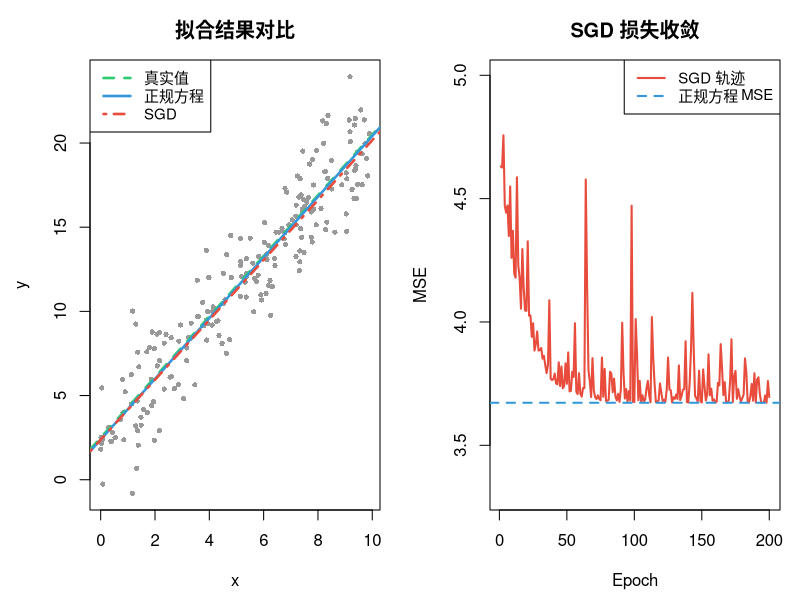
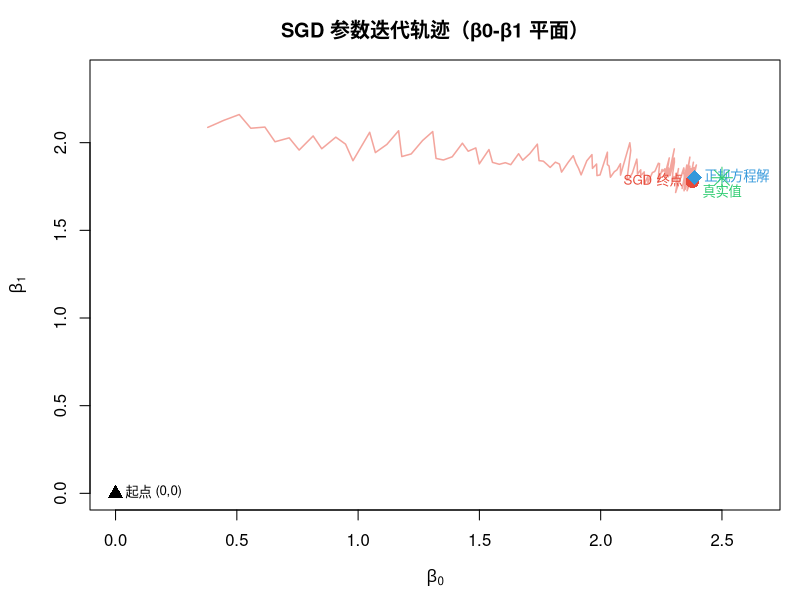
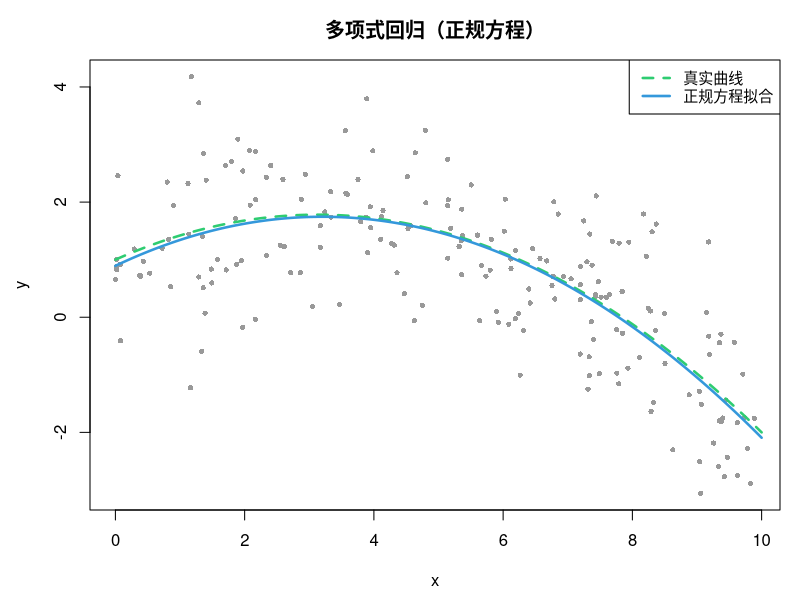
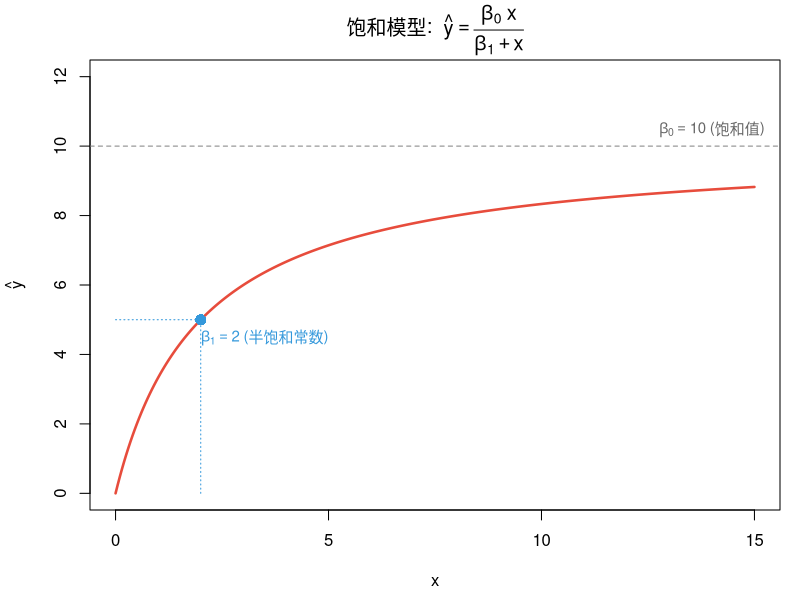
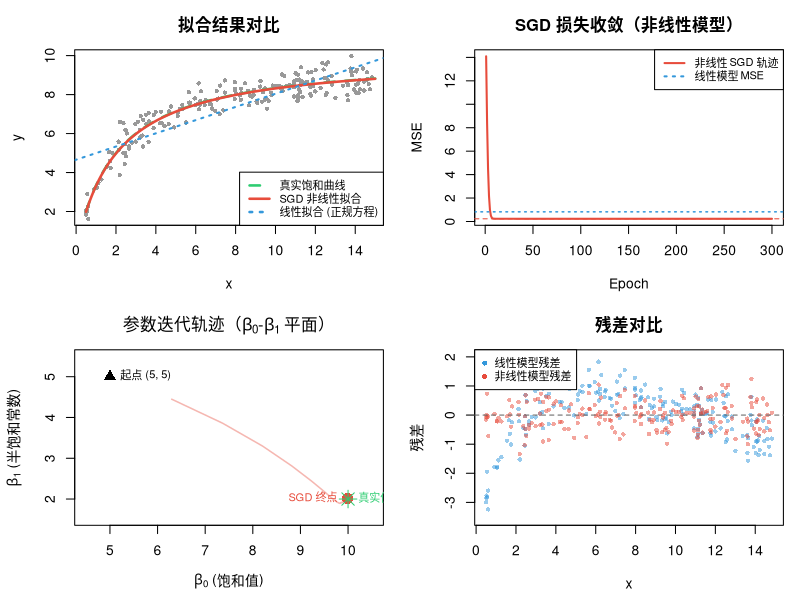
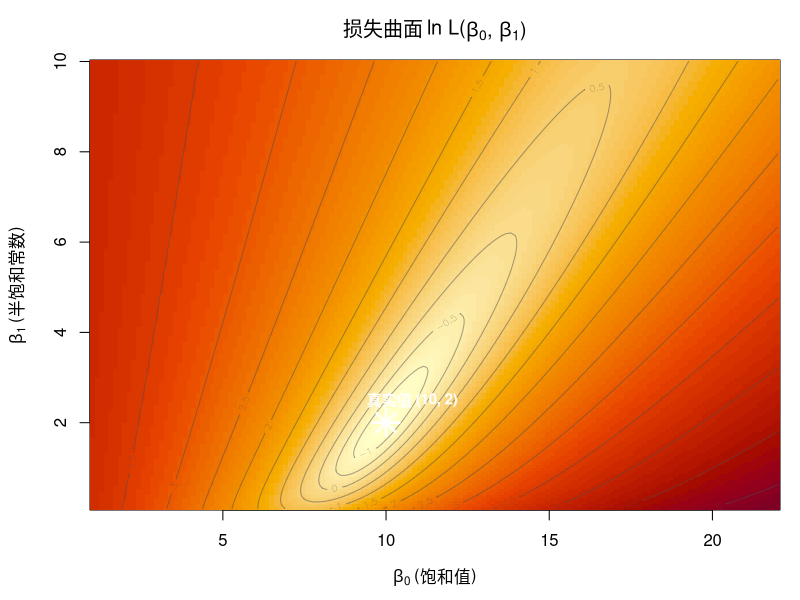
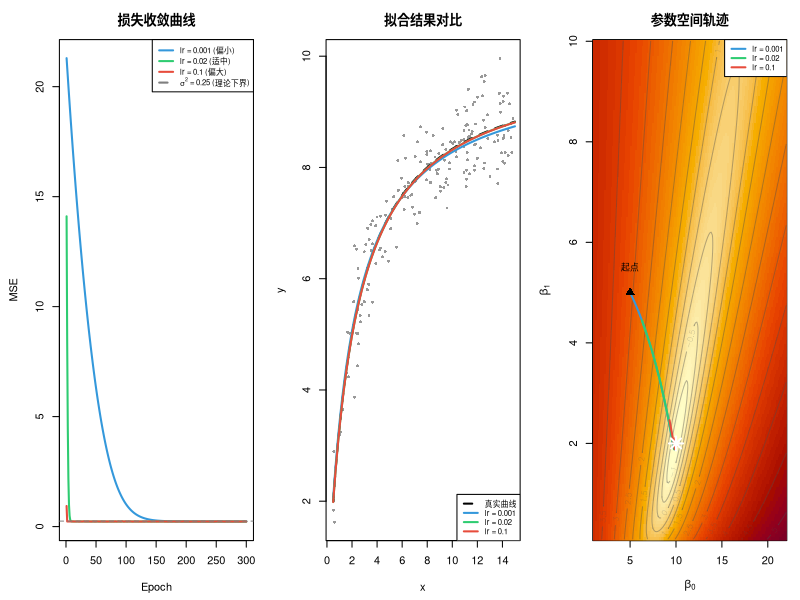
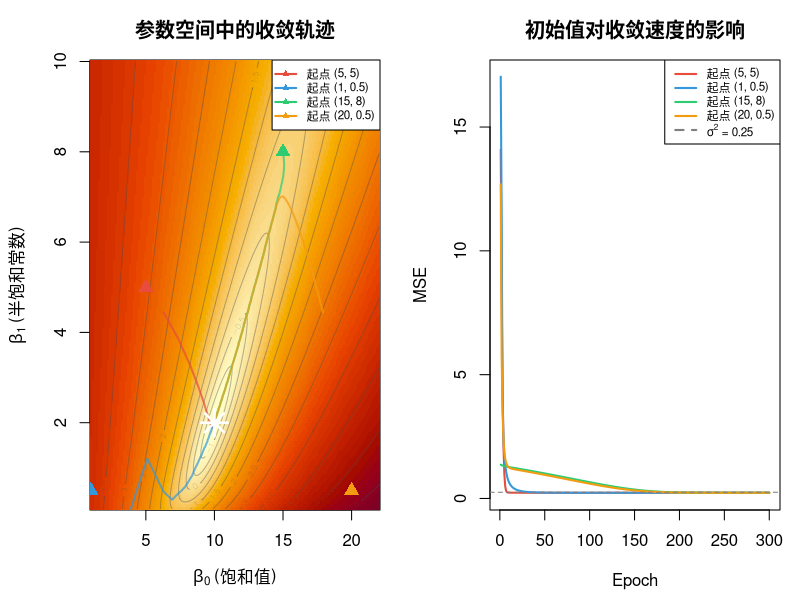

The R source for these figures, in order:
## ---- chunk 1
set.seed(42)

# ----- 生成模拟数据 -----
n <- 200
true_beta0 <- 2.5
true_beta1 <- 1.8

x <- runif(n, 0, 10)
noise <- rnorm(n, 0, 2)
y <- true_beta0 + true_beta1 * x + noise

cat("真实参数: β0 =", true_beta0, ", β1 =", true_beta1, "\n")

# ----- 构建设计矩阵 -----
X <- cbind(1, x)
cat("设计矩阵 X 的维度:", nrow(X), "×", ncol(X), "\n")
cat("  → ", nrow(X), "个方程，", ncol(X), "个未知数 → 超定方程\n\n")

# ----- 正规方程求解 -----
# β* = (X'X)^{-1} X'y

XtX <- t(X) %*% X           # X'X  (2×2)
Xty <- t(X) %*% y           # X'y  (2×1)
beta_normal <- solve(XtX) %*% Xty   # 求解

cat("=== 正规方程求解 ===\n")
cat("X'X =\n"); print(XtX)
cat("\nβ0 =", round(beta_normal[1], 4), "\n")
cat("β1 =", round(beta_normal[2], 4), "\n")

# 残差与 MSE
y_pred_normal <- X %*% beta_normal
mse_normal <- mean((y - y_pred_normal)^2)
cat("MSE =", round(mse_normal, 4), "\n")
## ---- chunk 2
residuals_normal <- y - y_pred_normal
cat("X' * r =\n")
print(round(t(X) %*% residuals_normal, 10))
cat("（应接近零向量 —— 残差垂直于列空间 ✓）\n")
## ---- chunk 3
# ----- Mini-batch SGD 求解 -----
learning_rate <- 0.005
batch_size <- 16
n_epochs <- 200

beta_sgd <- c(0, 0)
loss_history <- numeric(n_epochs)
beta_history <- matrix(NA, nrow = n_epochs, ncol = 2)

for (epoch in 1:n_epochs) {
  # 每个 epoch 打乱数据顺序
  idx <- sample(1:n)
  X_shuffled <- X[idx, ]
  y_shuffled <- y[idx]

  for (i in seq(1, n, batch_size)) {
    # 取一个 mini-batch
    batch_end <- min(i + batch_size - 1, n)
    batch_idx <- i:batch_end
    X_batch <- X_shuffled[batch_idx, , drop = FALSE]
    y_batch <- y_shuffled[batch_idx]
    m <- length(batch_idx)

    # 梯度: -2/m * X'(y - Xβ)
    residuals <- y_batch - X_batch %*% beta_sgd
    gradient <- -2 / m * t(X_batch) %*% residuals

    # 参数更新
    beta_sgd <- beta_sgd - learning_rate * gradient
  }

  # 记录每个 epoch 结束时的状态
  loss_history[epoch] <- mean((y - X %*% beta_sgd)^2)
  beta_history[epoch, ] <- beta_sgd
}

cat("=== Mini-batch SGD 求解 ===\n")
cat("学习率:", learning_rate, " 批量大小:", batch_size, " 轮数:", n_epochs, "\n")
cat("β0 =", round(beta_sgd[1], 4), "\n")
cat("β1 =", round(beta_sgd[2], 4), "\n")
cat("MSE =", round(loss_history[n_epochs], 4), "\n")
## ---- chunk 4
results <- data.frame(
  方法 = c("真实值", "正规方程", "SGD"),
  β0 = round(c(true_beta0, beta_normal[1], beta_sgd[1]), 4),
  β1 = round(c(true_beta1, beta_normal[2], beta_sgd[2]), 4),
  MSE = round(c(NA, mse_normal, loss_history[n_epochs]), 4)
)
knitr::kable(results, align = "c", caption = "两种方法的参数估计对比")
## ---- chunk 5
#| fig-width: 12
#| fig-height: 5
#| fig-cap: "左：两种方法的拟合直线对比；右：SGD 的损失函数收敛曲线"

par(mfrow = c(1, 2), mar = c(4.5, 4.5, 3, 1))

# --- 图1: 拟合对比 ---
plot(x, y, col = "grey60", pch = 16, cex = 0.7,
     main = "拟合结果对比", xlab = "x", ylab = "y")
abline(a = true_beta0, b = true_beta1, col = "#2ecc71", lwd = 2.5, lty = 2)
abline(a = beta_normal[1], b = beta_normal[2], col = "#3498db", lwd = 2.5)
abline(a = beta_sgd[1], b = beta_sgd[2], col = "#e74c3c", lwd = 2.5, lty = 4)
legend("topleft",
       legend = c("真实值", "正规方程", "SGD"),
       col = c("#2ecc71", "#3498db", "#e74c3c"),
       lty = c(2, 1, 4), lwd = 2.5, cex = 0.9,
       bg = "white")

# --- 图2: SGD 收敛曲线 ---
plot(1:n_epochs, loss_history, type = "l", col = "#e74c3c", lwd = 2,
     main = "SGD 损失收敛", xlab = "Epoch", ylab = "MSE",
     ylim = c(mse_normal * 0.9, max(loss_history) * 1.05))
abline(h = mse_normal, col = "#3498db", lty = 2, lwd = 2)
legend("topright",
       legend = c("SGD 轨迹", "正规方程 MSE"),
       col = c("#e74c3c", "#3498db"),
       lty = c(1, 2), lwd = 2, cex = 0.9,
       bg = "white")

par(mfrow = c(1, 1))
## ---- chunk 6
#| fig-width: 7
#| fig-height: 6
#| fig-cap: "SGD 参数在 β0-β1 平面上的迭代轨迹，逐步逼近正规方程的解"

plot(beta_history[, 1], beta_history[, 2],
     type = "l", col = adjustcolor("#e74c3c", alpha = 0.5), lwd = 1.5,
     main = "SGD 参数迭代轨迹（β0-β1 平面）",
     xlab = expression(beta[0]), ylab = expression(beta[1]),
     xlim = range(c(0, beta_history[, 1], beta_normal[1])) * c(0.9, 1.1),
     ylim = range(c(0, beta_history[, 2], beta_normal[2])) * c(0.9, 1.1))

# 起点
points(0, 0, pch = 17, col = "black", cex = 1.5)
text(0, 0, "起点 (0,0)", pos = 4, cex = 0.8)

# SGD 终点
points(beta_sgd[1], beta_sgd[2], pch = 16, col = "#e74c3c", cex = 1.8)
text(beta_sgd[1], beta_sgd[2], "SGD 终点", pos = 2, cex = 0.8, col = "#e74c3c")

# 正规方程解
points(beta_normal[1], beta_normal[2], pch = 18, col = "#3498db", cex = 2)
text(beta_normal[1], beta_normal[2], "正规方程解", pos = 4, cex = 0.8, col = "#3498db")

# 真实值
points(true_beta0, true_beta1, pch = 8, col = "#2ecc71", cex = 2)
text(true_beta0, true_beta1, "真实值", pos = 1, cex = 0.8, col = "#2ecc71")
## ---- chunk 7
# 多项式数据：对 x 非线性，但对 β 线性
set.seed(42)
n_poly <- 200
x_poly <- runif(n_poly, 0, 10)
y_poly <- 1 + 0.5 * x_poly - 0.08 * x_poly^2 + rnorm(n_poly, 0, 1)

# 设计矩阵 [1, x, x^2] —— 仍然是 Xβ 形式！
X_poly <- cbind(1, x_poly, x_poly^2)

# 正规方程直接求解
beta_poly <- solve(t(X_poly) %*% X_poly) %*% t(X_poly) %*% y_poly

cat("多项式回归（正规方程求解）:\n")
cat("  β0 =", round(beta_poly[1], 4), " (真实: 1)\n")
cat("  β1 =", round(beta_poly[2], 4), " (真实: 0.5)\n")
cat("  β2 =", round(beta_poly[3], 4), " (真实: -0.08)\n")
cat("  MSE =", round(mean((y_poly - X_poly %*% beta_poly)^2), 4), "\n")
## ---- chunk 8
#| fig-width: 7
#| fig-height: 5
#| fig-cap: "多项式回归：虽然是曲线，但正规方程照样能解"

x_seq_poly <- seq(0, 10, length.out = 200)
y_true_poly <- 1 + 0.5 * x_seq_poly - 0.08 * x_seq_poly^2
y_fit_poly <- beta_poly[1] + beta_poly[2] * x_seq_poly + beta_poly[3] * x_seq_poly^2

plot(x_poly, y_poly, col = "grey60", pch = 16, cex = 0.7,
     main = "多项式回归（正规方程）", xlab = "x", ylab = "y")
lines(x_seq_poly, y_true_poly, col = "#2ecc71", lwd = 2.5, lty = 2)
lines(x_seq_poly, y_fit_poly, col = "#3498db", lwd = 2.5)
legend("topright",
       legend = c("真实曲线", "正规方程拟合"),
       col = c("#2ecc71", "#3498db"),
       lty = c(2, 1), lwd = 2.5, cex = 0.9, bg = "white")
## ---- chunk 9
#| fig-width: 7
#| fig-height: 5
#| fig-cap: "饱和曲线：x 增大时 y 趋向一个极限值"

x_demo_nl <- seq(0, 15, length.out = 300)
y_demo_nl <- 10 * x_demo_nl / (2 + x_demo_nl)

plot(x_demo_nl, y_demo_nl, type = "l", lwd = 2.5, col = "#e74c3c",
     main = expression("饱和模型: " ~ hat(y) == frac(beta[0]~x, beta[1] + x)),
     xlab = "x", ylab = expression(hat(y)),
     ylim = c(0, 12))
abline(h = 10, lty = 2, col = "grey50")
text(14, 10.5, expression(beta[0] == 10 ~ "(饱和值)"), cex = 0.9, col = "grey40")
segments(2, 0, 2, 5, lty = 3, col = "#3498db")
segments(0, 5, 2, 5, lty = 3, col = "#3498db")
points(2, 5, pch = 16, col = "#3498db", cex = 1.5)
text(3.5, 4.5, expression(beta[1] == 2 ~ "(半饱和常数)"), cex = 0.9, col = "#3498db")
## ---- chunk 10
set.seed(42)

# ===== 1. 生成饱和曲线数据 =====
n <- 200
true_b0 <- 10     # 饱和值
true_b1 <- 2      # 半饱和常数

x_nl <- runif(n, 0.5, 15)
noise_nl <- rnorm(n, 0, 0.5)
y_nl <- true_b0 * x_nl / (true_b1 + x_nl) + noise_nl

cat("真实参数: β0 =", true_b0, "(饱和值), β1 =", true_b1, "(半饱和常数)\n")
cat("模型: y = β0·x / (β1 + x)\n\n")

# ===== 2. 用线性模型强行拟合（作为对照） =====
X_lin <- cbind(1, x_nl)
beta_lin <- solve(t(X_lin) %*% X_lin) %*% t(X_lin) %*% y_nl
mse_lin <- mean((y_nl - X_lin %*% beta_lin)^2)

cat("=== 对照: 线性拟合 (正规方程) ===\n")
cat("β0 =", round(beta_lin[1], 4), ", β1 =", round(beta_lin[2], 4), "\n")
cat("MSE =", round(mse_lin, 4), "\n\n")

# ===== 3. SGD 求解非线性模型 =====
learning_rate_nl <- 0.02
batch_size_nl <- 16
n_epochs_nl <- 300

beta_nl <- c(5, 5)   # 初始猜测（远离真值）
loss_history_nl <- numeric(n_epochs_nl)
beta_history_nl <- matrix(NA, nrow = n_epochs_nl, ncol = 2)

for (epoch in 1:n_epochs_nl) {
  # 打乱数据
  idx <- sample(1:n)
  x_shuf <- x_nl[idx]
  y_shuf <- y_nl[idx]

  for (i in seq(1, n, batch_size_nl)) {
    # 取 mini-batch
    batch_end <- min(i + batch_size_nl - 1, n)
    bi <- i:batch_end
    xb <- x_shuf[bi]
    yb <- y_shuf[bi]
    m  <- length(bi)

    # --- 前向传播：计算预测值 ---
    y_hat <- beta_nl[1] * xb / (beta_nl[2] + xb)

    # --- 计算残差 ---
    r <- yb - y_hat

    # --- 模型对参数的偏导数 ---
    df_db0 <- xb / (beta_nl[2] + xb)                       # ∂f/∂β0
    df_db1 <- -beta_nl[1] * xb / (beta_nl[2] + xb)^2      # ∂f/∂β1

    # --- 损失函数的梯度 ---
    grad <- c(
      -2 / m * sum(r * df_db0),    # ∂L/∂β0
      -2 / m * sum(r * df_db1)     # ∂L/∂β1
    )

    # --- 参数更新 ---
    beta_nl <- beta_nl - learning_rate_nl * grad
  }

  # 记录每个 epoch 结束时的状态
  y_pred_all <- beta_nl[1] * x_nl / (beta_nl[2] + x_nl)
  loss_history_nl[epoch] <- mean((y_nl - y_pred_all)^2)
  beta_history_nl[epoch, ] <- beta_nl
}

mse_nl <- loss_history_nl[n_epochs_nl]

cat("=== 非线性 SGD 求解 ===\n")
cat("学习率:", learning_rate_nl, " 批量大小:", batch_size_nl, " 轮数:", n_epochs_nl, "\n")
cat("β0 =", round(beta_nl[1], 4), " (真实:", true_b0, ")\n")
cat("β1 =", round(beta_nl[2], 4), " (真实:", true_b1, ")\n")
cat("MSE =", round(mse_nl, 4), "\n")
## ---- chunk 11
#| fig-width: 12
#| fig-height: 10
#| fig-cap: "非线性模型：SGD 拟合 vs 线性强行拟合"

par(mfrow = c(2, 2), mar = c(4.5, 4.5, 3, 1))

# ===== 图1: 数据与拟合曲线 =====
x_curve <- seq(0.5, 15, length.out = 300)

plot(x_nl, y_nl, col = "grey60", pch = 16, cex = 0.7,
     main = "拟合结果对比", xlab = "x", ylab = "y")

# 真实饱和曲线
lines(x_curve, true_b0 * x_curve / (true_b1 + x_curve),
      col = "#2ecc71", lwd = 2.5, lty = 2)

# SGD 非线性拟合
lines(x_curve, beta_nl[1] * x_curve / (beta_nl[2] + x_curve),
      col = "#e74c3c", lwd = 2.5)

# 线性拟合（对照）
abline(a = beta_lin[1], b = beta_lin[2], col = "#3498db", lwd = 2, lty = 3)

legend("bottomright",
       legend = c("真实饱和曲线", "SGD 非线性拟合", "线性拟合 (正规方程)"),
       col = c("#2ecc71", "#e74c3c", "#3498db"),
       lty = c(2, 1, 3), lwd = 2.5, cex = 0.8, bg = "white")

# ===== 图2: SGD 损失收敛 =====
plot(1:n_epochs_nl, loss_history_nl, type = "l", col = "#e74c3c", lwd = 2,
     main = "SGD 损失收敛（非线性模型）",
     xlab = "Epoch", ylab = "MSE")
abline(h = mse_lin, col = "#3498db", lty = 3, lwd = 1.5)
abline(h = mse_nl, col = "#e74c3c", lty = 2, lwd = 1)
legend("topright",
       legend = c("非线性 SGD 轨迹", "线性模型 MSE"),
       col = c("#e74c3c", "#3498db"),
       lty = c(1, 3), lwd = 2, cex = 0.8, bg = "white")

# ===== 图3: 参数迭代轨迹 =====
plot(beta_history_nl[, 1], beta_history_nl[, 2],
     type = "l", col = adjustcolor("#e74c3c", 0.4), lwd = 1.5,
     main = expression("参数迭代轨迹（" * beta[0] * "-" * beta[1] * " 平面）"),
     xlab = expression(beta[0] ~ "(饱和值)"),
     ylab = expression(beta[1] ~ "(半饱和常数)"),
     xlim = range(c(5, beta_history_nl[, 1], true_b0)) * c(0.9, 1.05),
     ylim = range(c(true_b1, beta_history_nl[, 2], 5)) * c(0.8, 1.1))

points(5, 5, pch = 17, col = "black", cex = 1.5)
text(5, 5, " 起点 (5, 5)", pos = 4, cex = 0.8)

points(beta_nl[1], beta_nl[2], pch = 16, col = "#e74c3c", cex = 1.8)
text(beta_nl[1], beta_nl[2], "SGD 终点 ", pos = 2, cex = 0.8, col = "#e74c3c")

points(true_b0, true_b1, pch = 8, col = "#2ecc71", cex = 2)
text(true_b0, true_b1, " 真实值 (10, 2)", pos = 4, cex = 0.8, col = "#2ecc71")

# ===== 图4: 残差对比 =====
res_lin <- y_nl - X_lin %*% beta_lin
res_nl  <- y_nl - beta_nl[1] * x_nl / (beta_nl[2] + x_nl)

plot(x_nl, res_lin, col = adjustcolor("#3498db", 0.5), pch = 16, cex = 0.7,
     main = "残差对比", xlab = "x", ylab = "残差",
     ylim = range(c(res_lin, res_nl)) * 1.1)
points(x_nl, res_nl, col = adjustcolor("#e74c3c", 0.5), pch = 16, cex = 0.7)
abline(h = 0, lty = 2, col = "grey40")
legend("topleft",
       legend = c("线性模型残差", "非线性模型残差"),
       col = c("#3498db", "#e74c3c"),
       pch = 16, cex = 0.8, bg = "white")

par(mfrow = c(1, 1))
## ---- chunk 12
cat("==========================================\n")
cat("  非线性模型结果对比\n")
cat("==========================================\n\n")

results_nl <- data.frame(
  参数 = c("β0 (饱和值)", "β1 (半饱和常数)"),
  真实值 = c(true_b0, true_b1),
  SGD估计 = round(c(beta_nl[1], beta_nl[2]), 4)
)
print(results_nl, row.names = FALSE)

cat("\n模型选择对比:\n")
cat("------------------------------------------\n")
model_cmp <- data.frame(
  模型 = c("线性 (用正规方程)", "非线性 (用SGD)"),
  MSE = round(c(mse_lin, mse_nl), 4)
)
print(model_cmp, row.names = FALSE)
cat("\n非线性模型的 MSE 应显著低于线性模型，\n")
cat("因为数据本身就是非线性生成的。\n")
## ---- chunk 13
# 在 β0-β1 平面上计算损失值
b0_grid <- seq(1, 22, length.out = 150)
b1_grid <- seq(0.1, 10, length.out = 150)
loss_grid <- matrix(NA, 150, 150)

for (i in 1:150) {
  for (j in 1:150) {
    yh <- b0_grid[i] * x_nl / (b1_grid[j] + x_nl)
    loss_grid[i, j] <- mean((y_nl - yh)^2)
  }
}
## ---- chunk 14
#| fig-width: 7
#| fig-height: 6
#| fig-cap: "饱和曲线模型的损失曲面（对数刻度）"

image(b0_grid, b1_grid, log(loss_grid),
      col = hcl.colors(60, "YlOrRd", rev = TRUE),
      xlab = expression(beta[0] ~ "(饱和值)"),
      ylab = expression(beta[1] ~ "(半饱和常数)"),
      main = expression("损失曲面 ln L(" * beta[0] * ", " * beta[1] * ")"))
contour(b0_grid, b1_grid, log(loss_grid),
        nlevels = 20, add = TRUE,
        col = adjustcolor("grey30", 0.5), labcex = 0.6)
points(true_b0, true_b1, pch = 8, col = "white", cex = 2.5, lwd = 2.5)
text(true_b0 + 0.8, true_b1 + 0.5, "真实值 (10, 2)",
     col = "white", cex = 0.9, font = 2)
## ---- chunk 15
set.seed(2024)

lrs <- c(0.001, 0.02, 0.1)
lr_cols <- c("#3498db", "#2ecc71", "#e74c3c")

n_ep_lr <- 300
bs_lr <- 16

loss_by_lr <- matrix(NA, n_ep_lr, 3)
path_by_lr <- vector("list", 3)

for (k in 1:3) {
  beta <- c(5, 5)
  path <- matrix(NA, n_ep_lr, 2)

  for (ep in 1:n_ep_lr) {
    idx <- sample(1:n)
    xs <- x_nl[idx]; ys <- y_nl[idx]

    for (i in seq(1, n, bs_lr)) {
      bi <- i:min(i + bs_lr - 1, n)
      xb <- xs[bi]; yb <- ys[bi]; m <- length(bi)

      denom <- beta[2] + xb
      y_hat <- beta[1] * xb / denom
      r <- yb - y_hat

      g <- c(
        -2 / m * sum(r * xb / denom),
         2 / m * sum(r * beta[1] * xb / denom^2)
      )

      # 梯度裁剪：防止偏大学习率导致数值爆炸
      gn <- sqrt(sum(g^2))
      if (gn > 100) g <- g * (100 / gn)

      beta <- beta - lrs[k] * g
    }

    y_all <- beta[1] * x_nl / (beta[2] + x_nl)
    loss_by_lr[ep, k] <- mean((y_nl - y_all)^2)
    path[ep, ] <- beta
  }

  path_by_lr[[k]] <- path
}

cat("学习率对比（300 epochs 后）:\n")
for (k in 1:3) {
  cat(sprintf("  lr = %-5s → β0 = %7.4f, β1 = %7.4f, MSE = %.4f\n",
              lrs[k],
              path_by_lr[[k]][n_ep_lr, 1],
              path_by_lr[[k]][n_ep_lr, 2],
              loss_by_lr[n_ep_lr, k]))
}
## ---- chunk 16
#| fig-width: 12
#| fig-height: 5
#| fig-cap: "学习率对 SGD 收敛行为的影响"

par(mfrow = c(1, 3), mar = c(4.5, 4.5, 3, 1))

# --- 图1: 损失曲线 ---
y_range <- range(loss_by_lr, na.rm = TRUE)
y_upper <- min(y_range[2], quantile(loss_by_lr[1:5, ], 0.9, na.rm = TRUE) * 1.2)

plot(NA, xlim = c(1, n_ep_lr), ylim = c(y_range[1] * 0.9, y_upper),
     main = "损失收敛曲线", xlab = "Epoch", ylab = "MSE")
for (k in 1:3) {
  lines(1:n_ep_lr, loss_by_lr[, k], col = lr_cols[k], lwd = 2)
}
abline(h = 0.25, lty = 2, col = "grey50")
legend("topright",
       legend = c("lr = 0.001 (偏小)", "lr = 0.02 (适中)", "lr = 0.1 (偏大)",
                  expression(sigma^2 ~ "= 0.25 (理论下界)")),
       col = c(lr_cols, "grey50"),
       lty = c(1, 1, 1, 2), lwd = 2, cex = 0.7, bg = "white")

# --- 图2: 拟合曲线 ---
x_cv <- seq(0.5, 15, length.out = 300)
plot(x_nl, y_nl, col = "grey60", pch = 16, cex = 0.6,
     main = "拟合结果对比", xlab = "x", ylab = "y")
lines(x_cv, true_b0 * x_cv / (true_b1 + x_cv),
      col = "black", lwd = 2, lty = 2)
for (k in 1:3) {
  b <- path_by_lr[[k]][n_ep_lr, ]
  lines(x_cv, b[1] * x_cv / (b[2] + x_cv), col = lr_cols[k], lwd = 2)
}
legend("bottomright",
       legend = c("真实曲线", "lr = 0.001", "lr = 0.02", "lr = 0.1"),
       col = c("black", lr_cols),
       lty = c(2, 1, 1, 1), lwd = 2, cex = 0.7, bg = "white")

# --- 图3: 参数空间轨迹 ---
image(b0_grid, b1_grid, log(loss_grid),
      col = hcl.colors(60, "YlOrRd", rev = TRUE),
      xlab = expression(beta[0]),
      ylab = expression(beta[1]),
      main = "参数空间轨迹")
contour(b0_grid, b1_grid, log(loss_grid),
        nlevels = 15, add = TRUE,
        col = adjustcolor("grey30", 0.4), labcex = 0.5)
for (k in 1:3) {
  lines(path_by_lr[[k]][, 1], path_by_lr[[k]][, 2],
        col = lr_cols[k], lwd = 2)
}
points(5, 5, pch = 17, col = "black", cex = 1.5)
text(5, 5.5, "起点", cex = 0.8)
points(true_b0, true_b1, pch = 8, col = "white", cex = 2, lwd = 2)
legend("topright",
       legend = c("lr = 0.001", "lr = 0.02", "lr = 0.1"),
       col = lr_cols, lwd = 2, cex = 0.7, bg = "white")

par(mfrow = c(1, 1))
## ---- chunk 17
set.seed(2024)

starts <- list(c(5, 5), c(1, 0.5), c(15, 8), c(20, 0.5))
start_labels <- c("(5, 5)", "(1, 0.5)", "(15, 8)", "(20, 0.5)")
start_cols <- c("#e74c3c", "#3498db", "#2ecc71", "#f39c12")

lr_init <- 0.02
n_ep_init <- 300

loss_by_init <- matrix(NA, n_ep_init, 4)
path_by_init <- vector("list", 4)

for (k in 1:4) {
  beta <- starts[[k]]
  path <- matrix(NA, n_ep_init, 2)

  for (ep in 1:n_ep_init) {
    idx <- sample(1:n)
    xs <- x_nl[idx]; ys <- y_nl[idx]

    for (i in seq(1, n, bs_lr)) {
      bi <- i:min(i + bs_lr - 1, n)
      xb <- xs[bi]; yb <- ys[bi]; m <- length(bi)

      denom <- beta[2] + xb
      y_hat <- beta[1] * xb / denom
      r <- yb - y_hat

      g <- c(
        -2 / m * sum(r * xb / denom),
         2 / m * sum(r * beta[1] * xb / denom^2)
      )

      gn <- sqrt(sum(g^2))
      if (gn > 100) g <- g * (100 / gn)

      beta <- beta - lr_init * g
    }

    y_all <- beta[1] * x_nl / (beta[2] + x_nl)
    loss_by_init[ep, k] <- mean((y_nl - y_all)^2)
    path[ep, ] <- beta
  }

  path_by_init[[k]] <- path
}

cat("初始值对比（300 epochs 后, lr = 0.02）:\n")
for (k in 1:4) {
  cat(sprintf("  起点 %-10s → β0 = %7.4f, β1 = %7.4f, MSE = %.4f\n",
              start_labels[k],
              path_by_init[[k]][n_ep_init, 1],
              path_by_init[[k]][n_ep_init, 2],
              loss_by_init[n_ep_init, k]))
}
## ---- chunk 18
#| fig-width: 12
#| fig-height: 5
#| fig-cap: "不同初始值的 SGD 收敛轨迹"

par(mfrow = c(1, 2), mar = c(4.5, 4.5, 3, 1))

# --- 图1: 损失曲面 + 轨迹 ---
image(b0_grid, b1_grid, log(loss_grid),
      col = hcl.colors(60, "YlOrRd", rev = TRUE),
      xlab = expression(beta[0] ~ "(饱和值)"),
      ylab = expression(beta[1] ~ "(半饱和常数)"),
      main = "参数空间中的收敛轨迹")
contour(b0_grid, b1_grid, log(loss_grid),
        nlevels = 15, add = TRUE,
        col = adjustcolor("grey30", 0.4), labcex = 0.5)

for (k in 1:4) {
  lines(path_by_init[[k]][, 1], path_by_init[[k]][, 2],
        col = adjustcolor(start_cols[k], 0.7), lwd = 2)
  points(starts[[k]][1], starts[[k]][2],
         pch = 17, col = start_cols[k], cex = 1.5)
}
points(true_b0, true_b1, pch = 8, col = "white", cex = 2.5, lwd = 2.5)

legend("topright",
       legend = paste("起点", start_labels),
       col = start_cols, lwd = 2, pch = 17,
       cex = 0.7, bg = "white")

# --- 图2: 损失曲线 ---
y_upper_init <- min(max(loss_by_init, na.rm = TRUE),
                    quantile(loss_by_init[1:3, ], 0.95, na.rm = TRUE) * 1.2)

plot(NA, xlim = c(1, n_ep_init),
     ylim = c(min(loss_by_init, na.rm = TRUE) * 0.9, y_upper_init),
     main = "初始值对收敛速度的影响",
     xlab = "Epoch", ylab = "MSE")
for (k in 1:4) {
  lines(1:n_ep_init, loss_by_init[, k], col = start_cols[k], lwd = 2)
}
abline(h = 0.25, lty = 2, col = "grey50")
legend("topright",
       legend = c(paste("起点", start_labels),
                  expression(sigma^2 ~ "= 0.25")),
       col = c(start_cols, "grey50"),
       lty = c(1, 1, 1, 1, 2), lwd = 2, cex = 0.7, bg = "white")

par(mfrow = c(1, 1))
## ---- chunk 19
#| echo: false
#| results: asis

cat("| 概念 | 角色 | 出现位置 |\n")
cat("|:---|:---|:---|\n")
cat("| 线性回归 | 起点模型 | §1-4 |\n")
cat("| 超定方程 | 200 方程 2 未知数，无精确解 | §2 |\n")
cat("| 列空间与投影 | 最优解 = y 在列空间的投影 | §2 |\n")
cat("| 最小二乘法 | 最小化残差范数平方 | §2 |\n")
cat("| 正规方程 | 解析解（一步到位） | §2 |\n")
cat("| 损失函数 (MSE) | 将误差量化为可微标量 | §3, §5 |\n")
cat("| 矩阵求导 | 线性梯度推导 | §3 |\n")
cat("| 批量 (mini-batch) | 平衡效率与稳定性 | §3, §5 |\n")
cat("| SGD | 迭代逼近（当解析解可用时的替代方案） | §3 |\n")
cat("| 对参数的线性性 | 决定能否用正规方程的关键判据 | §5.1 |\n")
cat("| 链式法则 | 非线性模型梯度推导的核心工具 | §5.4 |\n")
cat("| 非线性最小二乘 | 只能迭代，正规方程彻底失效 | §5.2-5.7 |\n")
cat("| 残差分析 | 判断模型结构是否合适 | §5.6 |\n")
cat("| 损失曲面 | 直观理解优化困难的来源 | §5.8.1 |\n")
cat("| 学习率 | 步长控制：太大震荡、太小龟速 | §5.8.2 |\n")
cat("| 初始值敏感性 | 非线性模型独有的实践问题 | §5.8.3 |\n")
cat("| 自适应学习率 | 现代优化方法（Adam 等）的动机 | §5.8.4 |\n")
